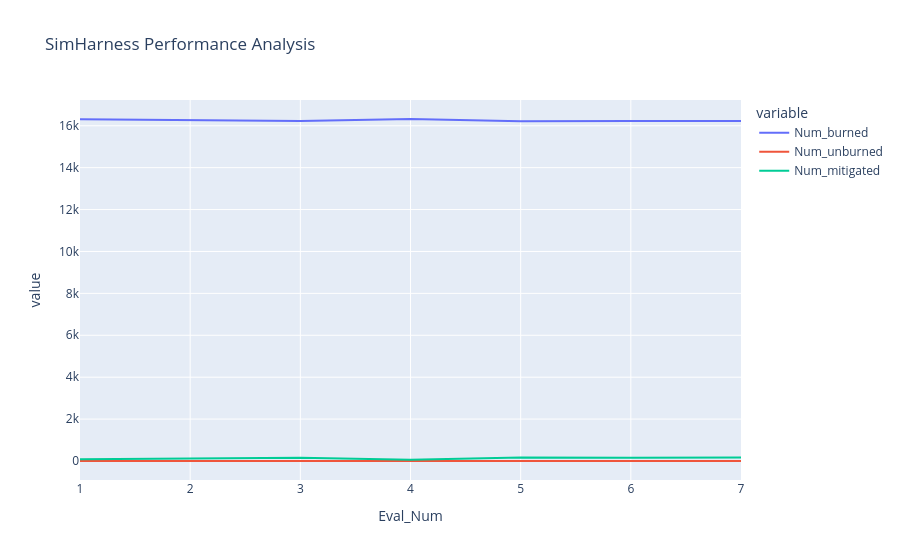

Source (notebook cell):
### Code cell
sh_cumulative_plot = px.line(simharness_analytics, x="Eval_Num", y=['Num_burned','Num_unburned','Num_mitigated'], title='SimHarness Performance Analysis')
sh_cumulative_plot.show()

### Figure 1 — Plotly figure (JSON) as saved in the notebook; plotly's stock layout.template omitted (floating-point values rounded to 4 significant figures)
{"data": [{"hovertemplate": "variable=Num_burned<br>Eval_Num=%{x}<br>value=%{y}<extra></extra>", "legendgroup": "Num_burned", "line": {"color": "#636efa", "dash": "solid"}, "marker": {"symbol": "circle"}, "mode": "lines", "name": "Num_burned", "orientation": "v", "showlegend": true, "type": "scatter", "x": [1, 2, 3, 4, 5, 6, 7], "xaxis": "x", "y": [16306, 16255, 16230, 16322, 16214, 16224, 16221], "yaxis": "y"}, {"hovertemplate": "variable=Num_unburned<br>Eval_Num=%{x}<br>value=%{y}<extra></extra>", "legendgroup": "Num_unburned", "line": {"color": "#EF553B", "dash": "solid"}, "marker": {"symbol": "circle"}, "mode": "lines", "name": "Num_unburned", "orientation": "v", "showlegend": true, "type": "scatter", "x": [1, 2, 3, 4, 5, 6, 7], "xaxis": "x", "y": [0, 0, 0, 0, 0, 0, 0], "yaxis": "y"}, {"hovertemplate": "variable=Num_mitigated<br>Eval_Num=%{x}<br>value=%{y}<extra></extra>", "legendgroup": "Num_mitigated", "line": {"color": "#00cc96", "dash": "solid"}, "marker": {"symbol": "circle"}, "mode": "lines", "name": "Num_mitigated", "orientation": "v", "showlegend": true, "type": "scatter", "x": [1, 2, 3, 4, 5, 6, 7], "xaxis": "x", "y": [78, 129, 154, 62, 170, 160, 163], "yaxis": "y"}], "layout": {"legend": {"title": {"text": "variable"}, "tracegroupgap": 0}, "title": {"text": "SimHarness Performance Analysis"}, "xaxis": {"anchor": "y", "domain": [0, 1], "title": {"text": "Eval_Num"}}, "yaxis": {"anchor": "x", "domain": [0, 1], "title": {"text": "value"}}}}
